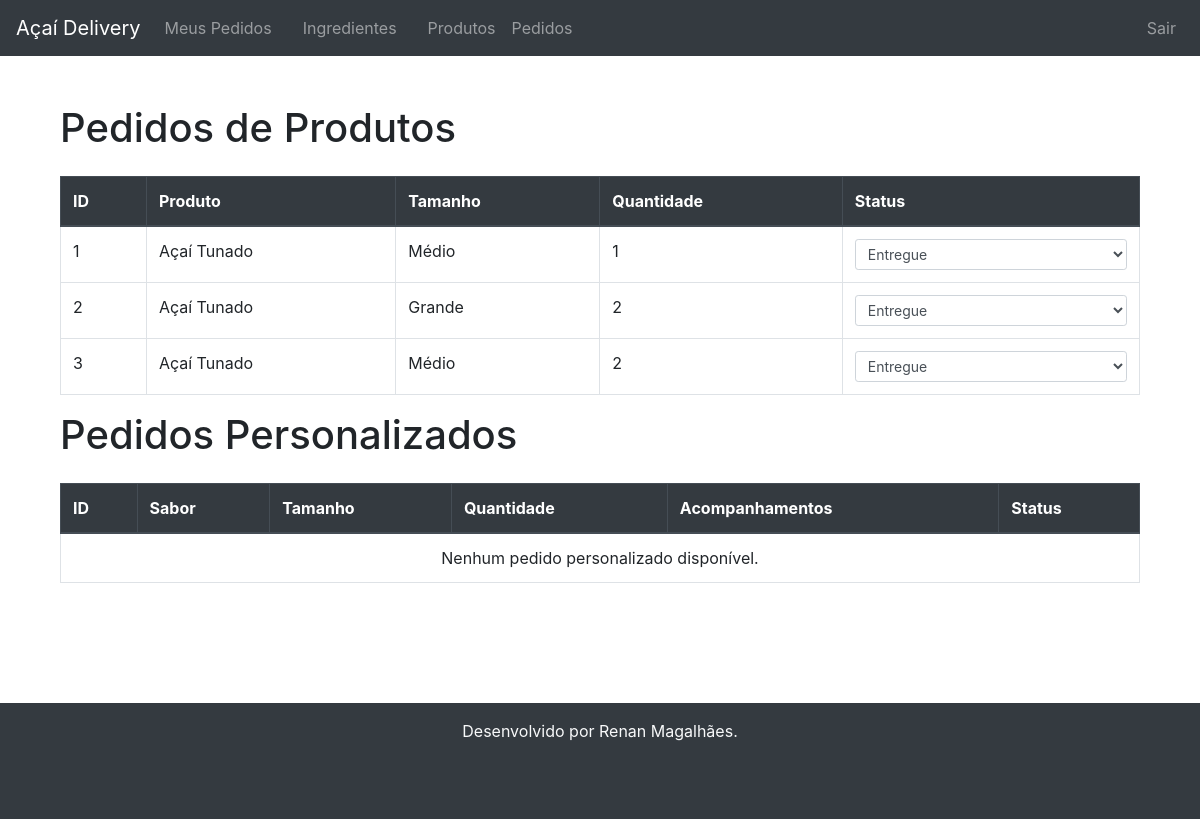
Page /listar-pedidos/ (signed in) on the earlier database version.
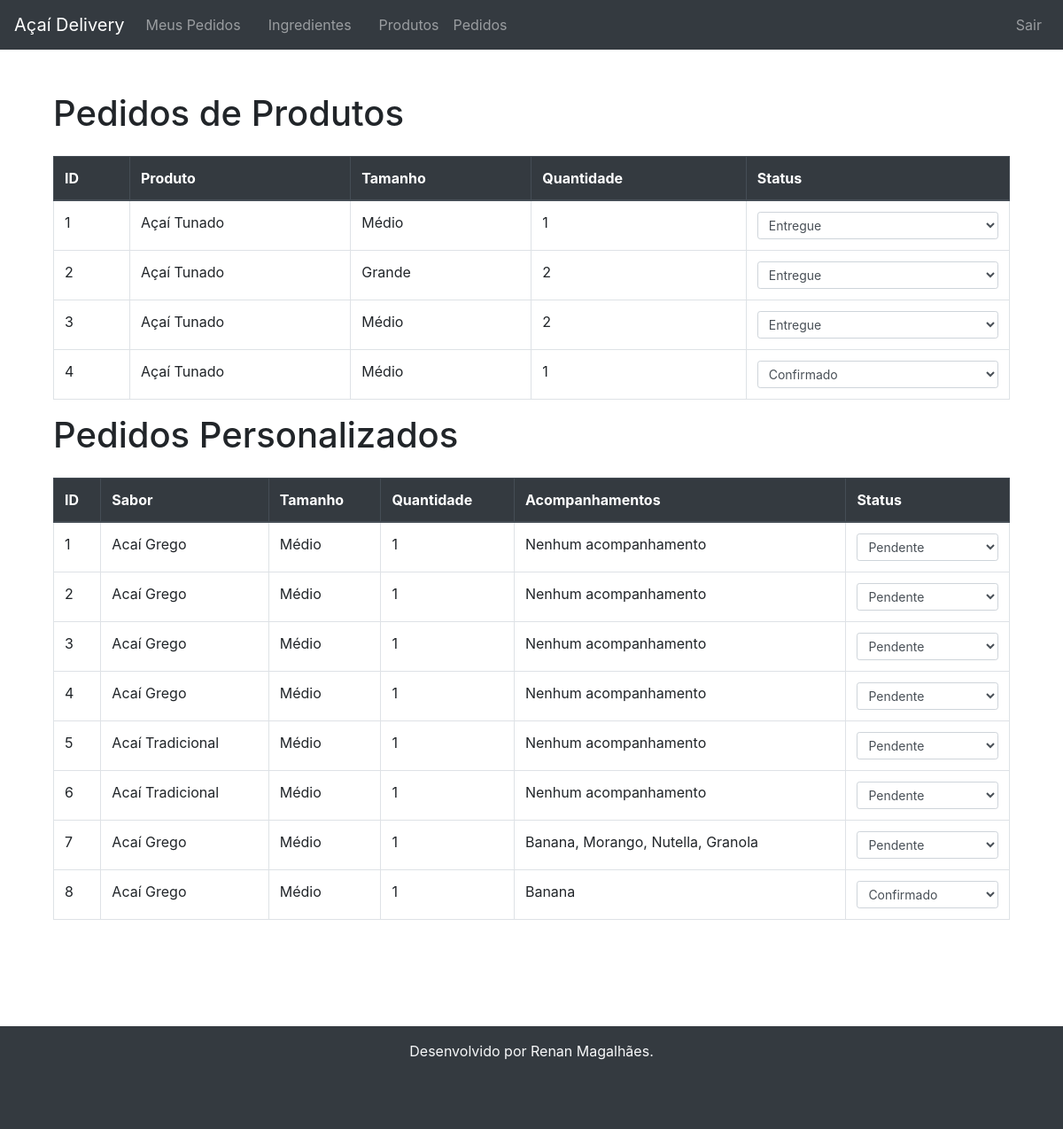
Same page on the later database version.
### pedido/models.py (models this page shows, shortened)
class PedidoProduto(models.Model):
    usuario = models.ForeignKey(User, on_delete=models.CASCADE)
    produto = models.ForeignKey(Produto, on_delete=models.CASCADE)
    tamanho = models.ForeignKey(Tamanho, on_delete=models.CASCADE)
    quantidade = models.PositiveIntegerField(default=1)
    data_pedido = models.DateTimeField(auto_now_add=True)
    imagem = models.ImageField(upload_to='produtos/', blank=True, null=True)
    METODOS_PAGAMENTO = [
        ('pagamento_na_entrega', 'Pagar na Entrega'),
    ]
    metodo_pagamento = models.CharField(max_length=20, choices=METODOS_PAGAMENTO, default='pagamento_na_entrega')
    STATUS_PEDIDO = [
        ('pendente', 'Pendente'),
        ('confirmado', 'Confirmado'),
        ('em_transito', 'Em Trânsito'),
        ('entregue', 'Entregue'),
    ]
    status = models.CharField(max_length=20, choices=STATUS_PEDIDO, default='pendente')

class PedidoPersonalizado(models.Model):
    usuario = models.ForeignKey(User, on_delete=models.CASCADE)
    sabor = models.ForeignKey(Sabor, on_delete=models.CASCADE)
    acompanhamentos = models.ManyToManyField(Acompanhamento, blank=True)
    tamanho = models.ForeignKey(Tamanho, on_delete=models.CASCADE)
    quantidade = models.PositiveIntegerField(default=1)
    data_pedido = models.DateTimeField(auto_now_add=True)
    METODOS_PAGAMENTO = [
        ('pagamento_na_entrega', 'Pagar na Entrega'),
    ]
    metodo_pagamento = models.CharField(max_length=20, choices=METODOS_PAGAMENTO, default='pagamento_na_entrega')
    STATUS_PEDIDO = [
        ('pendente', 'Pendente'),
        ('confirmado', 'Confirmado'),
        ('em_transito', 'Em Trânsito'),
        ('entregue', 'Entregue'),
    ]
    status = models.CharField(max_length=20, choices=STATUS_PEDIDO, default='pendente')

### produto/models.py (models this page shows, shortened)
class Produto(models.Model):
    nome = models.CharField(max_length=100)
    preco = models.DecimalField(max_digits=6, decimal_places=2)
    sabor = models.ManyToManyField(Sabor, blank=True)
    acompanhamentos = models.ManyToManyField(Acompanhamento, blank=True)
    imagem = models.ImageField(upload_to='imagens/produtos/', null=True, blank=True)

### ingrediente/models.py (models this page shows, shortened)
class Tamanho(models.Model):
    nome = models.CharField(max_length=50)
    preco_adicional = models.DecimalField(max_digits=5, decimal_places=2)

class Sabor(models.Model):
    nome = models.CharField(max_length=100)
    preco_adicional = models.DecimalField(max_digits=5, decimal_places=2)

class Acompanhamento(models.Model):
    nome = models.CharField(max_length=100)
    preco_adicional = models.DecimalField(max_digits=5, decimal_places=2)

### pedido/views.py (the view)
# urls.py: path('listar-pedidos/', views.listar_pedidos, name='listar_pedidos'),
@user_passes_test(lambda u: u.is_staff)
def listar_pedidos(request):
    pedidos_produto = PedidoProduto.objects.all()
    pedidos_personalizado = PedidoPersonalizado.objects.all()
    return render(request, 'pedido/listar_pedidos.html', {
        'pedidos_produto': pedidos_produto,
        'pedidos_personalizado': pedidos_personalizado,
    })

### templates/pedido/listar_pedidos.html (shortened to what this page needs)
{% extends 'base.html' %}
{% block content %}
<div class="container mt-4">
    <h1 class="mb-4">Pedidos de Produtos</h1>
    <table class="table table-bordered">
        <thead class="thead-dark">
            <tr>
                <th>ID</th>
                <th>Produto</th>
                <th>Tamanho</th>
                <th>Quantidade</th>
                <th>Status</th>
            </tr>
        </thead>
        <tbody>
            {% for pedido in pedidos_produto %}
            <tr>
                <td>{{ pedido.id }}</td>
                <td>{{ pedido.produto.nome }}</td>
                <td>{{ pedido.tamanho.nome }}</td>
                <td>{{ pedido.quantidade }}</td>
                <td>
                    <form action="{% url 'atualizar_status' pedido_id=pedido.id tipo_pedido='produto' %}" method="post" class="d-inline">
                        <select name="status" class="form-control form-control-sm" onchange="this.form.submit()">
                            <option value="confirmado" {% if pedido.status == 'confirmado' %}selected{% endif %}>Confirmado</option>
                            <option value="entregue" {% if pedido.status == 'entregue' %}selected{% endif %}>Entregue</option>
                        </select>
                    </form>
                </td>
            </tr>
            {% empty %}
            <tr>
                <td colspan="6" class="text-center">Nenhum pedido de produto disponível.</td>
            </tr>
            {% endfor %}
        </tbody>
    </table>
    <h1 class="mb-4">Pedidos Personalizados</h1>
    <table class="table table-bordered">
        <thead class="thead-dark">
            <tr>
                <th>ID</th>
                <th>Sabor</th>
                <th>Tamanho</th>
                <th>Quantidade</th>
                <th>Acompanhamentos</th>
                <th>Status</th>
            </tr>
        </thead>
        <tbody>
            {% for pedido in pedidos_personalizado %}
            <tr>
                <td>{{ pedido.id }}</td>
                <td>{{ pedido.sabor.nome }}</td>
                <td>{{ pedido.tamanho.nome }}</td>
                <td>{{ pedido.quantidade }}</td>
                <td>
                    {% for acompanhamento in pedido.acompanhamentos.all %}
                        {{ acompanhamento.nome }}{% if not forloop.last %}, {% endif %}
                    {% empty %}
                        Nenhum acompanhamento
                    {% endfor %}
                </td>
                <td>
                    <form action="{% url 'atualizar_status' pedido_id=pedido.id tipo_pedido='personalizado' %}" method="post" class="d-inline">
                        <select name="status" class="form-control form-control-sm" onchange="this.form.submit()">
                            <option value="pendente" {% if pedido.status == 'pendente' %}selected{% endif %}>Pendente</option>
                            <option value="confirmado" {% if pedido.status == 'confirmado' %}selected{% endif %}>Confirmado</option>
                        </select>
                    </form>
                </td>
            </tr>
            {% empty %}
            <tr>
                <td colspan="6" class="text-center">Nenhum pedido personalizado disponível.</td>
            </tr>
            {% endfor %}
        </tbody>
    </table>
</div>
{% endblock %}

Differences in the rows shown:
added PedidoProduto: id "4", produto.nome "Açaí Tunado", tamanho.nome "Médio", quantidade "1", status "Confirmado"
added PedidoPersonalizado: id "1", sabor.nome "Acaí Grego", tamanho.nome "Médio", quantidade "1", status "Pendente"
added PedidoPersonalizado: id "2", sabor.nome "Acaí Grego", tamanho.nome "Médio", quantidade "1", status "Pendente"
added PedidoPersonalizado: id "3", sabor.nome "Acaí Grego", tamanho.nome "Médio", quantidade "1", status "Pendente"
added PedidoPersonalizado: id "4", sabor.nome "Acaí Grego", tamanho.nome "Médio", quantidade "1", status "Pendente"
added PedidoPersonalizado: id "5", sabor.nome "Acaí Tradicional", tamanho.nome "Médio", quantidade "1", status "Pendente"
added PedidoPersonalizado: id "6", sabor.nome "Acaí Tradicional", tamanho.nome "Médio", quantidade "1", status "Pendente"
added PedidoPersonalizado: id "7", sabor.nome "Acaí Grego", tamanho.nome "Médio", quantidade "1", status "Pendente"
now on this page (row unchanged): Acompanhamento: nome "Banana"
now on this page (row unchanged): Acompanhamento: nome "Morango", shown under "7"
now on this page (row unchanged): Acompanhamento: nome "Nutella", shown under "7"
now on this page (row unchanged): Acompanhamento: nome "Granola", shown under "7"
added PedidoPersonalizado: id "8", sabor.nome "Acaí Grego", tamanho.nome "Médio", quantidade "1", status "Confirmado"
Other differences:
text no longer shown: "Nenhum pedido personalizado disponível."
